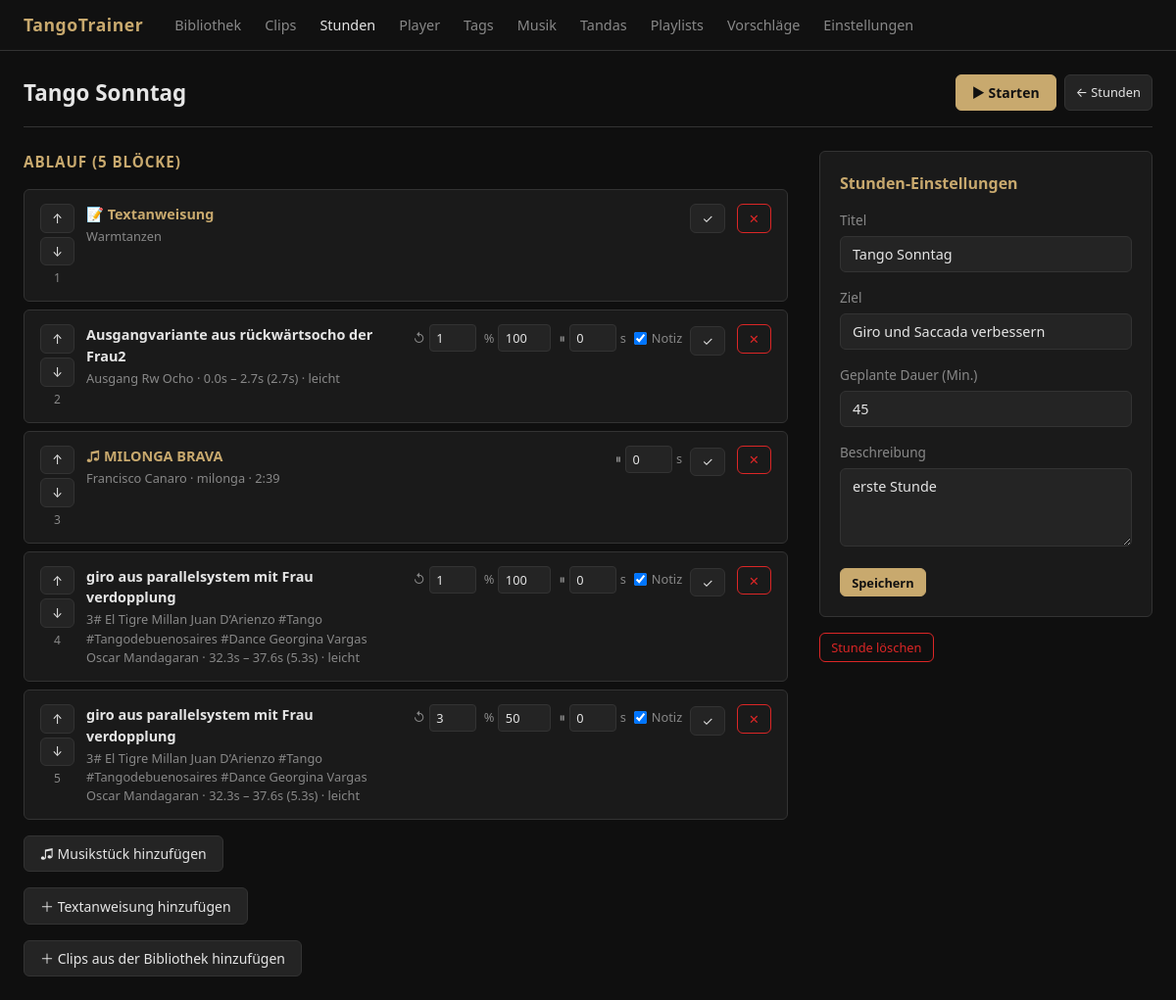
Screenshot of /lessons/1/edit with the database file from the repository.
### app/models.py (models this page shows)
class Lesson(Base):
    __tablename__ = "lessons"
    id = Column(Integer, primary_key=True, index=True)
    title = Column(String, nullable=False)
    description = Column(Text)
    goal = Column(Text)
    planned_duration = Column(Integer)
    created_at = Column(DateTime, default=datetime.utcnow)
    updated_at = Column(DateTime, default=datetime.utcnow, onupdate=datetime.utcnow)
    items = relationship(
        "LessonItem",
        back_populates="lesson",
        order_by="LessonItem.order_index",
        cascade="all, delete-orphan",
    )

class LessonItem(Base):
    __tablename__ = "lesson_items"
    id = Column(Integer, primary_key=True, index=True)
    lesson_id = Column(Integer, ForeignKey("lessons.id"), nullable=False)
    item_type = Column(String, nullable=False)
    clip_id = Column(Integer, ForeignKey("clips.id"), nullable=True)
    video_id = Column(Integer, ForeignKey("videos.id"), nullable=True)
    audio_id = Column(Integer, ForeignKey("music_tracks.id"), nullable=True)
    text_instruction = Column(Text)
    order_index = Column(Integer, nullable=False)
    loop_count = Column(Integer, default=1)
    speed = Column(Float, default=1.0)
    pause_after_seconds = Column(Integer, default=0)
    show_notes = Column(Integer, default=1)
    duration_override = Column(Integer)
    lesson = relationship("Lesson", back_populates="items")
    clip = relationship("Clip")
    video = relationship("Video")
    audio = relationship("MusicTrack")

class Clip(Base):
    __tablename__ = "clips"
    id = Column(Integer, primary_key=True, index=True)
    video_id = Column(Integer, ForeignKey("videos.id"), nullable=False)
    title = Column(String, nullable=False)
    start_seconds = Column(Float, nullable=False)
    end_seconds = Column(Float, nullable=False)
    notes = Column(Text)
    technical_notes = Column(Text)
    leader_notes = Column(Text)
    follower_notes = Column(Text)
    adaptation_notes = Column(Text)
    difficulty = Column(String)
    practice_status = Column(String)
    thumbnail_path = Column(String)
    default_speed = Column(Float, default=1.0)
    default_loop_count = Column(Integer, default=1)
    pause_after_seconds = Column(Integer, default=0)
    created_at = Column(DateTime, default=datetime.utcnow)
    updated_at = Column(DateTime, default=datetime.utcnow, onupdate=datetime.utcnow)
    video = relationship("Video", back_populates="clips")
    tags = relationship("Tag", secondary=clip_tags, back_populates="clips")
    practice_logs = relationship("PracticeLog", back_populates="clip")

class Video(Base):
    __tablename__ = "videos"
    id = Column(Integer, primary_key=True, index=True)
    filepath = Column(String, unique=True, nullable=False)  # relative to project root
    filename = Column(String, nullable=False)
    title = Column(String, nullable=False)
    duration = Column(Float)
    thumbnail_path = Column(String)
    dancer_1 = Column(String)
    dancer_2 = Column(String)
    event = Column(String)
    year = Column(Integer)
    source_url = Column(String)
    description = Column(Text)
    created_at = Column(DateTime, default=datetime.utcnow)
    updated_at = Column(DateTime, default=datetime.utcnow, onupdate=datetime.utcnow)
    clips = relationship("Clip", back_populates="video", cascade="all, delete-orphan")

class MusicTrack(Base):
    __tablename__ = "music_tracks"
    id = Column(Integer, primary_key=True, index=True)
    filepath = Column(String, unique=True, nullable=False)
    title = Column(String, nullable=False)
    orchestra = Column(String)
    singer = Column(String)
    year = Column(Integer)
    dance_type = Column(String)
    duration = Column(Float)
    bpm = Column(Integer)
    mood = Column(String)
    notes = Column(Text)

### app/routers/lessons.py (the view)
@router.get("/lessons/{lesson_id}/edit", response_class=HTMLResponse)
def lesson_edit(lesson_id: int, request: Request, db: Session = Depends(get_db)):
    lesson = db.query(Lesson).filter(Lesson.id == lesson_id).first()
    if not lesson:
        raise HTTPException(status_code=404, detail="Übungsstunde nicht gefunden")
    music_tracks = db.query(MusicTrack).order_by(MusicTrack.dance_type, MusicTrack.title).all()
    return templates.TemplateResponse(
        "lesson_edit.html", {"request": request, "lesson": lesson, "music_tracks": music_tracks}
    )

### app/templates/lesson_edit.html (shortened to what this page needs)
{% extends "base.html" %}
{% block content %}
<div class="page-header">
  <h1 class="page-title">{{ lesson.title }}</h1>
  <div style="display:flex; gap:0.5rem;">
    <a href="/player/lesson/{{ lesson.id }}" class="btn btn-primary">▶ Starten</a>
    <a href="/lessons" class="btn btn-secondary btn-sm">← Stunden</a>
  </div>
</div>
<div style="display:grid; grid-template-columns:1fr 340px; gap:2rem; align-items:start;">
  <div>
    <h2 style="font-size:0.95rem; color:var(--accent); margin-bottom:1rem; text-transform:uppercase; letter-spacing:.06em;">
      Ablauf ({{ lesson.items | length }} Blöcke)
    </h2>
    <div id="lesson-items-list">
      {% include "partials/lesson_items.html" %}
    </div>
    {% if music_tracks %}
    <details style="margin-top:1rem;">
      <summary class="btn btn-secondary" style="cursor:pointer; display:inline-flex;">
        ♫ Musikstück hinzufügen
      </summary>
            {% set ns = namespace(dance="") %}
    </details>
    {% endif %}
    <details style="margin-top:1rem;">
      <summary class="btn btn-secondary" style="cursor:pointer; display:inline-flex;">
        ＋ Textanweisung hinzufügen
      </summary>
    </details>
    <div style="margin-top:1rem;">
      <a href="/clips" class="btn btn-secondary">
        ＋ Clips aus der Bibliothek hinzufügen
      </a>
    </div>
  </div>
  <div>
    <div class="clip-panel">
      <h3>Stunden-Einstellungen</h3>
      <form method="post" action="/lessons/{{ lesson.id }}/meta">
        <div class="form-group">
          <label>Titel</label>
          <input type="text" name="title" value="{{ lesson.title }}" required>
        </div>
        <div class="form-group">
          <label>Ziel</label>
          <input type="text" name="goal" value="{{ lesson.goal or '' }}"
                 placeholder="z. B. Giro verbessern">
        </div>
        <div class="form-group">
          <label>Geplante Dauer (Min.)</label>
          <input type="number" name="planned_duration"
                 value="{{ lesson.planned_duration or '' }}" min="5" max="180">
        </div>
        <div class="form-group">
          <label>Beschreibung</label>
          <textarea name="description">{{ lesson.description or '' }}</textarea>
        </div>
        <button type="submit" class="btn btn-primary btn-sm">Speichern</button>
      </form>
    </div>
    <div style="margin-top:1rem;">
      <form method="post" action="/lessons/{{ lesson.id }}/delete"
            onsubmit="return confirm('Stunde wirklich löschen?')">
        <button type="submit" class="btn btn-danger btn-sm">Stunde löschen</button>
      </form>
    </div>
  </div>
</div>
{% endblock %}

### app/templates/partials/lesson_items.html (shortened to what this page needs)
{% for item in lesson.items | sort(attribute='order_index') %}
<div class="lesson-item" id="lesson-item-{{ item.id }}">
  <div class="lesson-item-drag">
    <form method="post" action="/lessons/{{ lesson.id }}/items/{{ item.id }}/up" style="display:inline;">
      <button type="submit" class="btn btn-secondary btn-sm" title="Nach oben" {% if loop.first %}disabled{% endif %}>↑</button>
    </form>
    <form method="post" action="/lessons/{{ lesson.id }}/items/{{ item.id }}/down" style="display:inline;">
      <button type="submit" class="btn btn-secondary btn-sm" title="Nach unten" {% if loop.last %}disabled{% endif %}>↓</button>
    </form>
    <span class="lesson-item-index">{{ loop.index }}</span>
  </div>
  <div class="lesson-item-body">
    {% if item.item_type == "clip" and item.clip %}
    <div class="lesson-item-title">{{ item.clip.title }}</div>
    <div class="lesson-item-meta">
      {{ item.clip.video.title }} ·
      {{ item.clip.start_seconds | round(1) }}s – {{ item.clip.end_seconds | round(1) }}s
      ({{ ((item.clip.end_seconds - item.clip.start_seconds)) | round(1) }}s)
      {% if item.clip.difficulty %} · {{ item.clip.difficulty }}{% endif %}
    </div>
    {% elif item.item_type == "text" %}
    <div class="lesson-item-title" style="color:var(--accent);">📝 Textanweisung</div>
    <div class="lesson-item-meta">{{ item.text_instruction | truncate(100) }}</div>
    {% elif item.item_type == "audio" and item.audio %}
    <div class="lesson-item-title" style="color:var(--accent);">♫ {{ item.audio.title }}</div>
    <div class="lesson-item-meta">
      {% if item.audio.orchestra %}{{ item.audio.orchestra }}{% endif %}
      {% if item.audio.dance_type %} · {{ item.audio.dance_type }}{% endif %}
      {% if item.audio.duration %} · {{ (item.audio.duration / 60) | int }}:{{ "%02d" | format(item.audio.duration | int % 60) }}{% endif %}
    </div>
    {% endif %}
  </div>
  <div class="lesson-item-settings">
    <form method="post" action="/lessons/{{ lesson.id }}/items/{{ item.id }}/update"
          style="display:flex; gap:0.5rem; align-items:center; flex-wrap:wrap;">
      {% if item.item_type == "clip" %}
      <label class="setting-label">
        ↺
        <input type="number" name="loop_count" value="{{ item.loop_count }}"
               min="1" max="20" style="width:48px;" title="Wiederholungen">
      </label>
      <label class="setting-label">
        %
        <input type="number" name="speed" value="{{ (item.speed * 100) | int }}"
               min="25" max="200" step="5" style="width:54px;" title="Geschwindigkeit %">
      </label>
      <label class="setting-label">
        ⏸
        <input type="number" name="pause_after_seconds" value="{{ item.pause_after_seconds }}"
               min="0" max="120" style="width:48px;" title="Pause danach (s)">s
      </label>
      <label class="setting-label" style="gap:0.3rem;">
        <input type="checkbox" name="show_notes" {% if item.show_notes %}checked{% endif %}>
        Notiz
      </label>
      {% elif item.item_type == "audio" %}
      <label class="setting-label">
        ⏸
        <input type="number" name="pause_after_seconds" value="{{ item.pause_after_seconds }}"
               min="0" max="120" style="width:48px;" title="Pause danach (s)">s
      </label>
      {% else %}
      <input type="hidden" name="loop_count" value="1">
      <input type="hidden" name="speed" value="100">
      <input type="hidden" name="pause_after_seconds" value="0">
      {% endif %}
      <button type="submit" class="btn btn-secondary btn-sm">✓</button>
    </form>
  </div>
  <div class="lesson-item-actions">
    <form method="post" action="/lessons/{{ lesson.id }}/items/{{ item.id }}/delete"
          onsubmit="return confirm('Block entfernen?')">
      <button type="submit" class="btn btn-danger btn-sm">✕</button>
    </form>
  </div>
</div>
{% else %}
<p style="color:var(--text-muted); text-align:center; padding:1.5rem;">
  Noch keine Blöcke. Wähle Clips auf der <a href="/clips">Clips-Seite</a> aus.
</p>
{% endfor %}

### app/static/css/style.css (style rules this page uses)
:root { --bg: #0f0f0f; --bg-card: #1a1a1a; --bg-input: #242424; --border: #333; --text: #e5e5e5; --text-muted: #888; --accent: #c8a96e; --accent-hover: #e0c080; --danger: #dc2626; --radius: 6px; --shadow: 0 2px 8px rgba(0,0,0,0.5); }
* { box-sizing: border-box; margin: 0; padding: 0; }
body { font-family: system-ui, -apple-system, sans-serif; background: var(--bg); color: var(--text); min-height: 100vh; font-size: 15px; line-height: 1.5; }
a { color: var(--accent); text-decoration: none; }
.page-header { display: flex; align-items: center; justify-content: space-between; margin-bottom: 1.5rem; padding-bottom: 1rem; border-bottom: 1px solid var(--border); }
.page-title { font-size: 1.4rem; font-weight: 600; }
.btn { display: inline-flex; align-items: center; gap: 0.4rem; padding: 0.45rem 1rem; border-radius: var(--radius); border: 1px solid transparent; font-size: 0.875rem; cursor: pointer; transition: background 0.15s, color 0.15s; font-family: inherit; }
.btn-primary { background: var(--accent); color: #111; border-color: var(--accent); font-weight: 600; }
.btn-secondary { background: var(--bg-input); color: var(--text); border-color: var(--border); }
.btn-danger { background: transparent; color: var(--danger); border-color: var(--danger); }
.btn-sm { padding: 0.3rem 0.7rem; font-size: 0.8rem; }
.form-group { margin-bottom: 1rem; }
label { display: block; font-size: 0.85rem; color: var(--text-muted); margin-bottom: 0.35rem; }
input[type=text], input[type=number], input[type=url], textarea, select { width: 100%; background: var(--bg-input); border: 1px solid var(--border); border-radius: var(--radius); color: var(--text); padding: 0.5rem 0.75rem; font-size: 0.9rem; font-family: inherit; transition: border-color 0.15s; }
textarea { resize: vertical; min-height: 80px; }
.clip-panel { background: var(--bg-card); border: 1px solid var(--border); border-radius: var(--radius); padding: 1.25rem; }
.clip-panel h3 { font-size: 1rem; margin-bottom: 1rem; color: var(--accent); }
.lesson-item { display: flex; align-items: flex-start; gap: 0.75rem; padding: 0.875rem 1rem; background: var(--bg-card); border: 1px solid var(--border); border-radius: var(--radius); margin-bottom: 0.5rem; }
.lesson-item-drag { display: flex; flex-direction: column; align-items: center; gap: 0.25rem; flex-shrink: 0; }
.lesson-item-index { font-size: 0.75rem; color: var(--text-muted); min-width: 20px; text-align: center; }
.lesson-item-body { flex: 1; min-width: 0; }
.lesson-item-title { font-weight: 600; font-size: 0.9rem; }
.lesson-item-meta { font-size: 0.8rem; color: var(--text-muted); margin-top: 0.15rem; }
.lesson-item-settings { flex-shrink: 0; }
.lesson-item-actions { flex-shrink: 0; }
.setting-label { display: inline-flex; align-items: center; gap: 0.25rem; font-size: 0.8rem; color: var(--text-muted); }
.setting-label input[type=number] { background: var(--bg-input); border: 1px solid var(--border); color: var(--text); border-radius: 4px; padding: 0.25rem 0.4rem; font-size: 0.8rem; font-family: inherit; }

### rows the page displays
Lesson: title "Tango Sonntag", goal "Giro und Saccada verbessern", planned_duration "45", description "erste Stunde"
LessonItem: text_instruction "Warmtanzen"
LessonItem: clip "Ausgangvariante aus rückwärtsocho der Frau2", clip.video "Ausgang Rw Ocho", clip.start_seconds "0.0", clip.end_seconds "2.7", clip.difficulty "leicht", loop_count "1", speed "100", pause_after_seconds "0", show_notes "☑"
Clip: end_seconds+start_seconds "2.7"
LessonItem: audio "MILONGA BRAVA", audio.orchestra "Francisco Canaro", audio.dance_type "milonga", pause_after_seconds "0"
MusicTrack: (item.audio.duration/60)|int "2", item.audio.duration|int%60 "39"
LessonItem: clip "giro aus parallelsystem mit Frau verdopplung", clip.video "3# El Tigre Millan Juan D’Arienzo #Tango #Tangodebuenosaires #Dance Georgina Vargas Oscar Mandagaran", clip.start_seconds "32.3", clip.end_seconds "37.6", clip.difficulty "leicht", loop_count "1", speed "100", pause_after_seconds "0", show_notes "☑"
Clip: end_seconds+start_seconds "5.3"
LessonItem: clip "giro aus parallelsystem mit Frau verdopplung", clip.video "3# El Tigre Millan Juan D’Arienzo #Tango #Tangodebuenosaires #Dance Georgina Vargas Oscar Mandagaran", clip.start_seconds "32.3", clip.end_seconds "37.6", clip.difficulty "leicht", loop_count "3", speed "50", pause_after_seconds "0", show_notes "☑"

### other values shown
{{ lesson.items | length }} "5"
